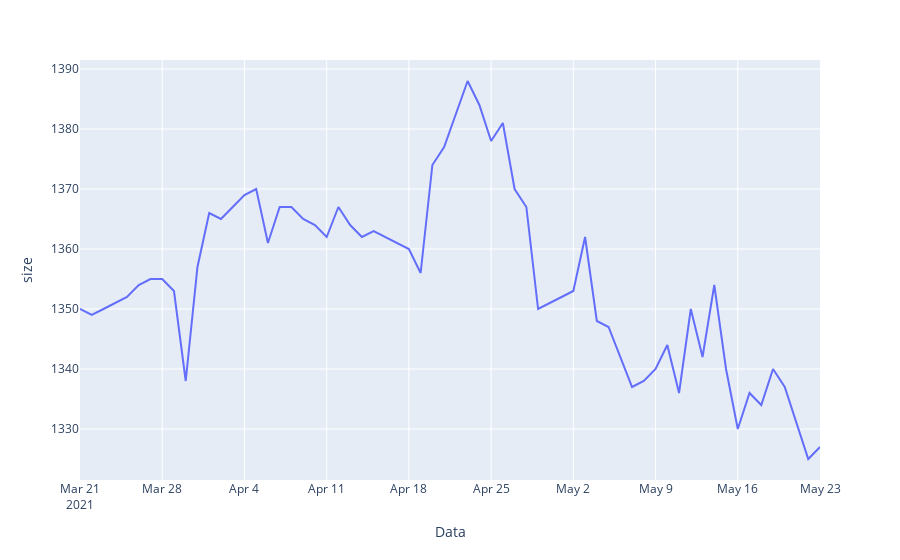

Notebook code for this chart:
### Code cell
count_by_day = data.groupby("Data", as_index=False)["Data"].size()
fig = go.Figure(data=px.line(count_by_day, x="Data", y="size"))
fig.show()

### Figure 1 — Plotly figure (JSON) as saved in the notebook; plotly's stock layout.template omitted (floating-point values rounded to 4 significant figures)
{"data": [{"hovertemplate": "Data=%{x}<br>size=%{y}<extra></extra>", "legendgroup": "", "line": {"color": "#636efa", "dash": "solid"}, "mode": "lines", "name": "", "orientation": "v", "showlegend": false, "type": "scatter", "x": ["2021-03-21", "2021-03-22", "2021-03-23", "2021-03-25", "2021-03-26", "2021-03-27", "2021-03-28", "2021-03-29", "2021-03-30", "2021-03-31", "2021-04-01", "2021-04-02", "2021-04-03", "2021-04-04", "2021-04-05", "2021-04-06", "2021-04-07", "2021-04-08", "2021-04-09", "2021-04-10", "2021-04-11", "2021-04-12", "2021-04-13", "2021-04-14", "2021-04-15", "2021-04-16", "2021-04-17", "2021-04-18", "2021-04-19", "2021-04-20", "2021-04-21", "2021-04-23", "2021-04-24", "2021-04-25", "2021-04-26", "2021-04-27", "2021-04-28", "2021-04-29", "2021-05-01", "2021-05-02", "2021-05-03", "2021-05-04", "2021-05-05", "2021-05-06", "2021-05-07", "2021-05-08", "2021-05-09", "2021-05-10", "2021-05-11", "2021-05-12", "2021-05-13", "2021-05-14", "2021-05-15", "2021-05-16", "2021-05-17", "2021-05-18", "2021-05-19", "2021-05-20", "2021-05-21", "2021-05-22", "2021-05-23"], "xaxis": "x", "y": [1350, 1349, 1350, 1352, 1354, 1355, 1355, 1353, 1338, 1357, 1366, 1365, 1367, 1369, 1370, 1361, 1367, 1367, 1365, 1364, 1362, 1367, 1364, 1362, 1363, 1362, 1361, 1360, 1356, 1374, 1377, 1388, 1384, 1378, 1381, 1370, 1367, 1350, 1352, 1353, 1362, 1348, 1347, 1342, 1337, 1338, 1340, 1344, 1336, 1350, 1342, 1354, 1340, 1330, 1336, 1334, 1340, 1337, 1331, 1325, 1327], "yaxis": "y"}], "layout": {"legend": {"tracegroupgap": 0}, "margin": {"t": 60}, "xaxis": {"anchor": "y", "domain": [0, 1], "title": {"text": "Data"}}, "yaxis": {"anchor": "x", "domain": [0, 1], "title": {"text": "size"}}}}
